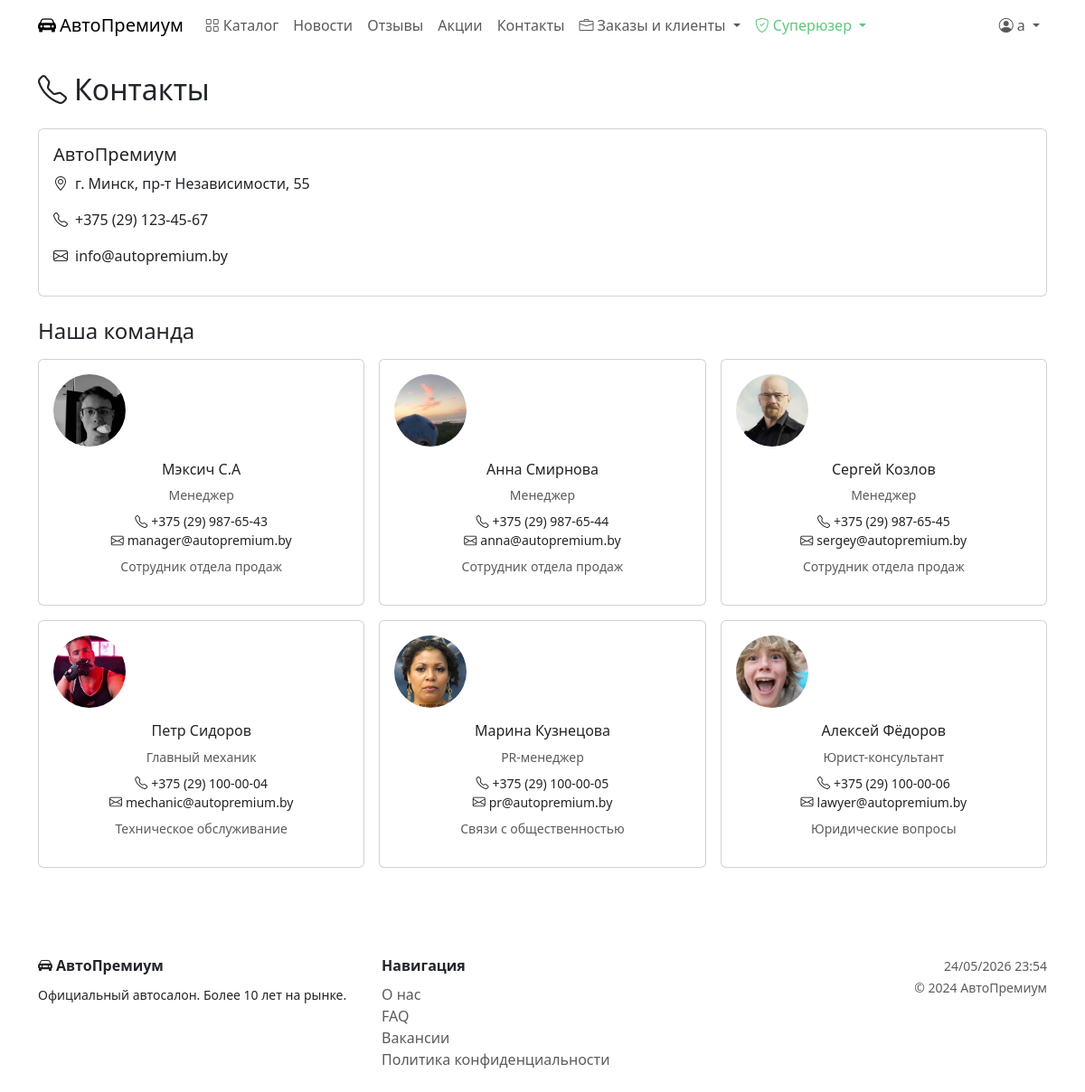
The app's page /contacts/ (signed in) with its own data.
### catalog/models.py (models this page shows, shortened)
class CompanyInfo(models.Model):
    name = models.CharField('Название компании', max_length=200)
    description = models.TextField('Описание')
    address = models.CharField('Адрес', max_length=255)
    phone = models.CharField('Телефон', max_length=20, validators=[validate_phone])
    email = models.EmailField('Email')
    founded_year = models.PositiveSmallIntegerField('Год основания', null=True, blank=True)
    logo = models.ImageField('Логотип', upload_to='company/', blank=True, null=True)
    class Meta:
        verbose_name = 'О компании'
        verbose_name_plural = 'О компании'

class Contact(models.Model):
    name = models.CharField('ФИО', max_length=200)
    position = models.CharField('Должность', max_length=200)
    phone = models.CharField('Телефон', max_length=20, validators=[validate_phone])
    email = models.EmailField('Email')
    photo = models.ImageField('Фото', upload_to='contacts/', blank=True, null=True)
    description = models.TextField('Описание работ', blank=True)
    class Meta:
        verbose_name = 'Контакт'
        verbose_name_plural = 'Контакты'

### catalog/views.py (the view)
# urls.py: path('contacts/', views.contacts, name='contacts'),
def contacts(request):
    return render(request, 'catalog/contacts.html', {
        'contacts': Contact.objects.all(),
        'company':  CompanyInfo.objects.first(),
    })

### templates/catalog/contacts.html
{% extends 'base.html' %}{% block title %}Контакты — АвтоПремиум{% endblock %}{% block content %}
<h2 class="text-gold mb-4"><i class="bi bi-telephone me-2"></i>Контакты</h2>
{% if company %}
<div class="card mb-4">
  <div class="card-body">
    <div class="row">
      <div class="col-md-6">
        <h5 class="text-gold">{{ company.name }}</h5>
        <p><i class="bi bi-geo-alt me-2 text-gold"></i>{{ company.address }}</p>
        <p><i class="bi bi-telephone me-2 text-gold"></i>{{ company.phone }}</p>
        <p><i class="bi bi-envelope me-2 text-gold"></i>{{ company.email }}</p>
      </div>
    </div>
  </div>
</div>
{% endif %}
<h4 class="text-gold mb-3">Наша команда</h4>
<div class="row g-3">
{% for c in contacts %}
<div class="col-md-4">
  <div class="card text-center p-3">
    {% if c.photo %}<img src="{{ c.photo.url }}" class="rounded-circle mb-3" style="width:80px;height:80px;object-fit:cover;">
    {% else %}<div class="rounded-circle bg-secondary d-inline-flex align-items-center justify-content-center mb-3" style="width:80px;height:80px;"><i class="bi bi-person fs-2"></i></div>{% endif %}
    <h6 class="text-gold">{{ c.name }}</h6>
    <div class="text-muted small mb-2">{{ c.position }}</div>
    <div class="small"><i class="bi bi-telephone me-1"></i>{{ c.phone }}</div>
    <div class="small"><i class="bi bi-envelope me-1"></i>{{ c.email }}</div>
    {% if c.description %}<p class="small text-muted mt-2">{{ c.description }}</p>{% endif %}
  </div>
</div>
{% empty %}<div class="col-12 text-muted">Контакты скоро будут добавлены.</div>{% endfor %}
</div>{% endblock %}

### templates/base.html (shortened to what this page needs)
<!DOCTYPE html>
<html lang="ru">
<head>
  <link href="https://cdn.jsdelivr.net/npm/bootstrap@5.3.2/dist/css/bootstrap.min.css" rel="stylesheet">
  <link href="https://cdn.jsdelivr.net/npm/bootstrap-icons@1.11.1/font/bootstrap-icons.css" rel="stylesheet">
</head>
<body>
<nav class="navbar navbar-expand-lg sticky-top">
  <div class="container">
    <a class="navbar-brand" href="{% url 'index' %}">
      <i class="bi bi-car-front-fill me-1"></i>АвтоПремиум
    </a>
    <div class="collapse navbar-collapse" id="nav">
      <ul class="navbar-nav me-auto">
        <li class="nav-item"><a class="nav-link" href="{% url 'car_list' %}"><i class="bi bi-grid me-1"></i>Каталог</a></li>
        <li class="nav-item"><a class="nav-link" href="{% url 'news_list' %}">Новости</a></li>
        <li class="nav-item"><a class="nav-link" href="{% url 'reviews_list' %}">Отзывы</a></li>
        <li class="nav-item"><a class="nav-link" href="{% url 'promos' %}">Акции</a></li>
        <li class="nav-item"><a class="nav-link" href="{% url 'contacts' %}">Контакты</a></li>
{% if user.is_staff %}
<li class="nav-item dropdown">
  <a class="nav-link dropdown-toggle text-gold" href="#" data-bs-toggle="dropdown">
    <i class="bi bi-briefcase me-1"></i>Заказы и клиенты
  </a>
</li>
{% endif %}
        {% if user.is_superuser %}
        <li class="nav-item dropdown">
          <a class="nav-link dropdown-toggle" style="color:#5dc87c !important;" href="#" data-bs-toggle="dropdown">
            <i class="bi bi-shield-check me-1"></i>Суперюзер
          </a>
        </li>
        {% endif %}
      </ul>
      <ul class="navbar-nav">
        {% if user.is_authenticated %}
        <li class="nav-item dropdown">
          <a class="nav-link dropdown-toggle" href="#" data-bs-toggle="dropdown">
            <i class="bi bi-person-circle me-1"></i>{{ user.get_full_name|default:user.username }}
          </a>
        </li>
        {% else %}
        <li class="nav-item"><a class="nav-link" href="{% url 'login' %}"><i class="bi bi-box-arrow-in-right me-1"></i>Войти</a></li>
        <li class="nav-item"><a class="btn btn-gold ms-2 nav-link px-3" href="{% url 'register' %}">Регистрация</a></li>
        {% endif %}
      </ul>
    </div>
  </div>
</nav>
<main class="py-4">
  <div class="container">
    {% block content %}{% endblock %}
  </div>
</main>
<footer class="footer py-4 mt-5">
  <div class="container">
    <div class="row">
      <div class="col-md-4">
        <div class="text-gold fw-bold mb-2"><i class="bi bi-car-front-fill me-1"></i>АвтоПремиум</div>
        <small>Официальный автосалон. Более 10 лет на рынке.</small>
      </div>
      <div class="col-md-4">
        <div class="fw-bold mb-2">Навигация</div>
        <div><a href="{% url 'about' %}" class="text-muted text-decoration-none">О нас</a></div>
        <div><a href="{% url 'faq' %}" class="text-muted text-decoration-none">FAQ</a></div>
        <div><a href="{% url 'vacancies' %}" class="text-muted text-decoration-none">Вакансии</a></div>
        <div><a href="{% url 'privacy' %}" class="text-muted text-decoration-none">Политика конфиденциальности</a></div>
      </div>
      <div class="col-md-4 text-md-end">
        <small class="text-muted">{% now "d/m/Y H:i" %}</small><br>
        <small class="text-muted">© 2024 АвтоПремиум</small>
      </div>
    </div>
  </div>
</footer>
</body>
</html>

### records on screen
CompanyInfo: name "АвтоПремиум", address "г. Минск, пр-т Независимости, 55", phone "+375 (29) 123-45-67", email "info@autopremium.by"
Contact: photo (picture), name "Мэксич С.А", position "Менеджер", phone "+375 (29) 987-65-43", email "manager@autopremium.by", description "Сотрудник отдела продаж"
Contact: photo (picture), name "Анна Смирнова", position "Менеджер", phone "+375 (29) 987-65-44", email "anna@autopremium.by", description "Сотрудник отдела продаж"
Contact: photo (picture), name "Сергей Козлов", position "Менеджер", phone "+375 (29) 987-65-45", email "sergey@autopremium.by", description "Сотрудник отдела продаж"
Contact: photo (picture), name "Петр Сидоров", position "Главный механик", phone "+375 (29) 100-00-04", email "mechanic@autopremium.by", description "Техническое обслуживание"
Contact: photo (picture), name "Марина Кузнецова", position "PR-менеджер", phone "+375 (29) 100-00-05", email "pr@autopremium.by", description "Связи с общественностью"
Contact: photo (picture), name "Алексей Фёдоров", position "Юрист-консультант", phone "+375 (29) 100-00-06", email "lawyer@autopremium.by", description "Юридические вопросы"

### other values on screen
{{ user.get_full_name|default:user.username }} "a"
